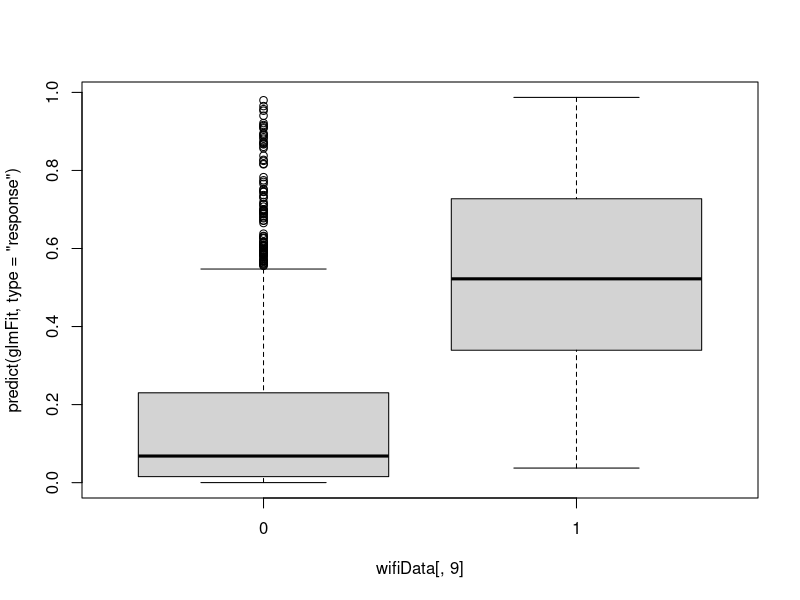
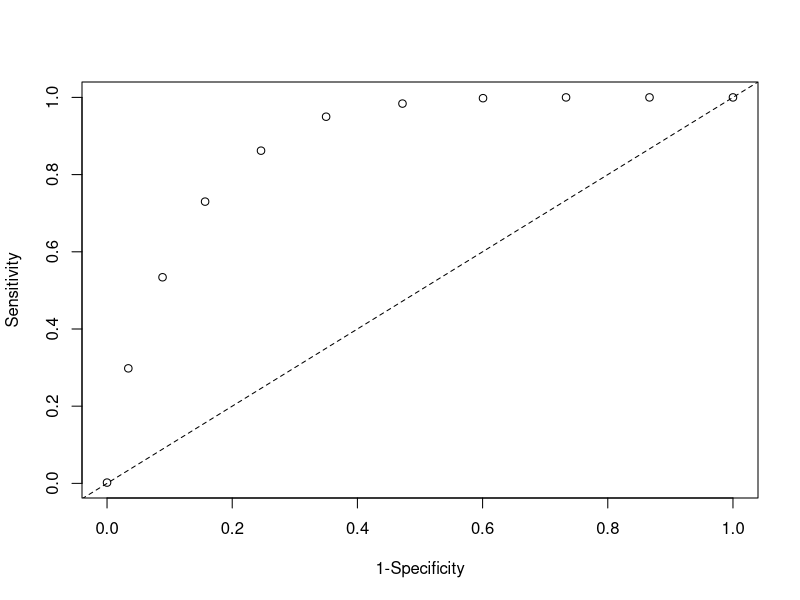
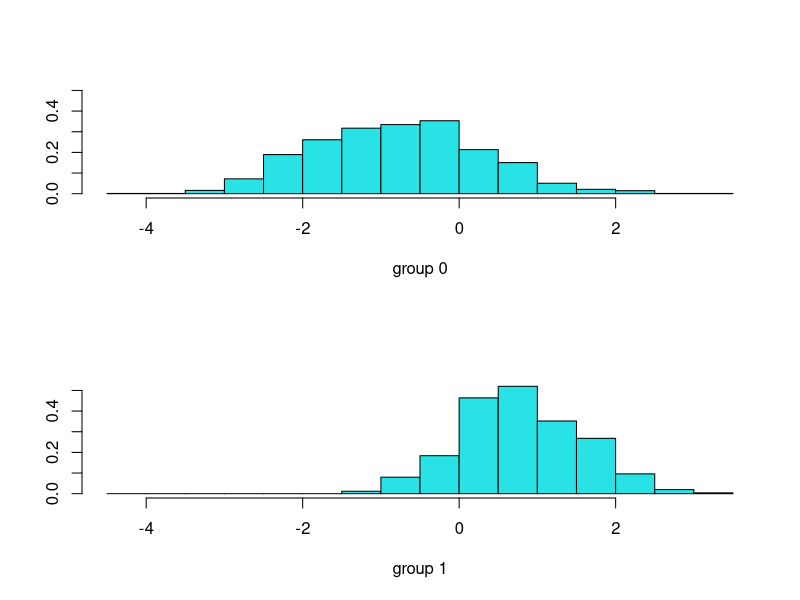
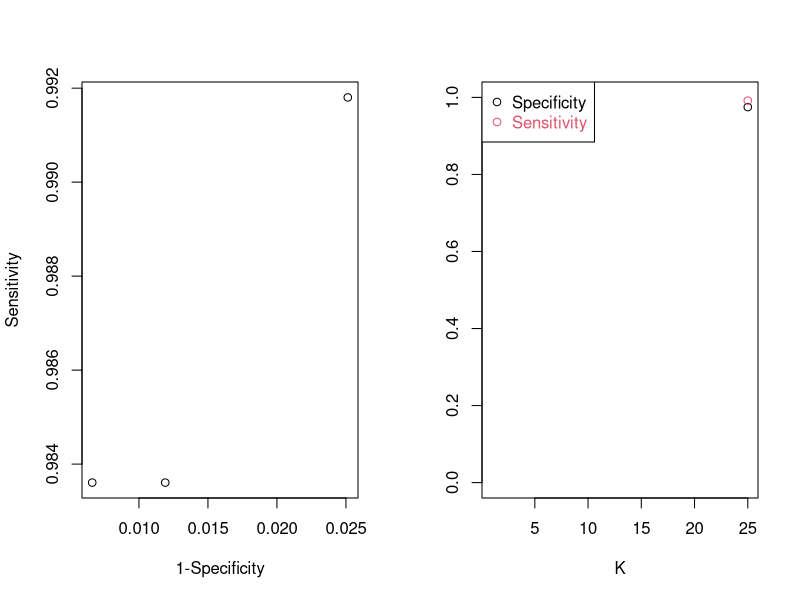
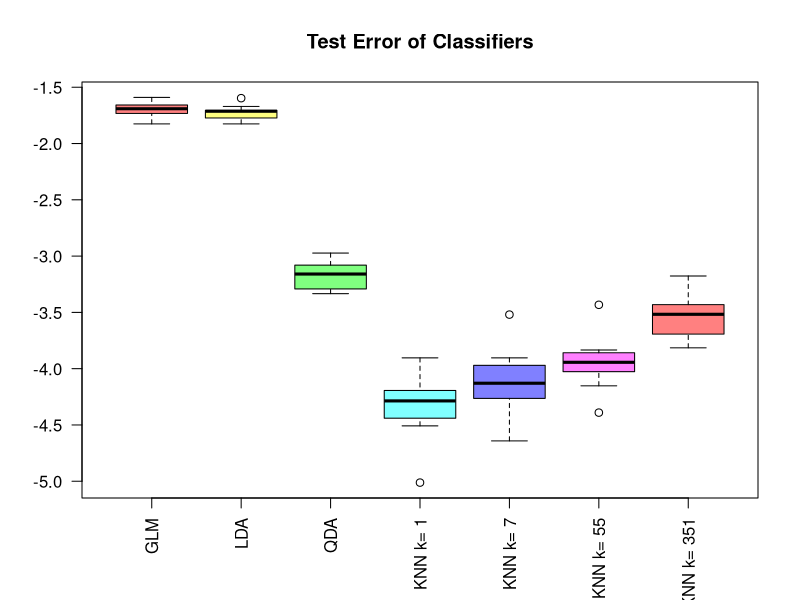
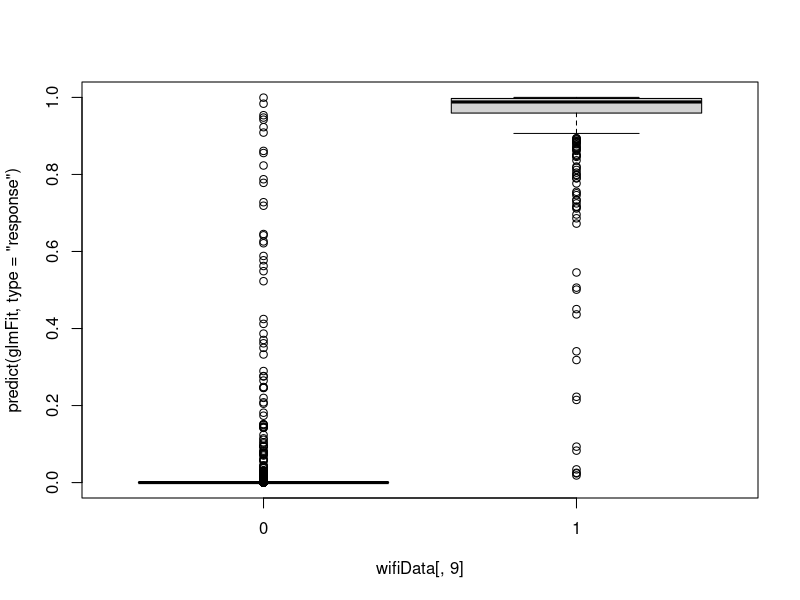
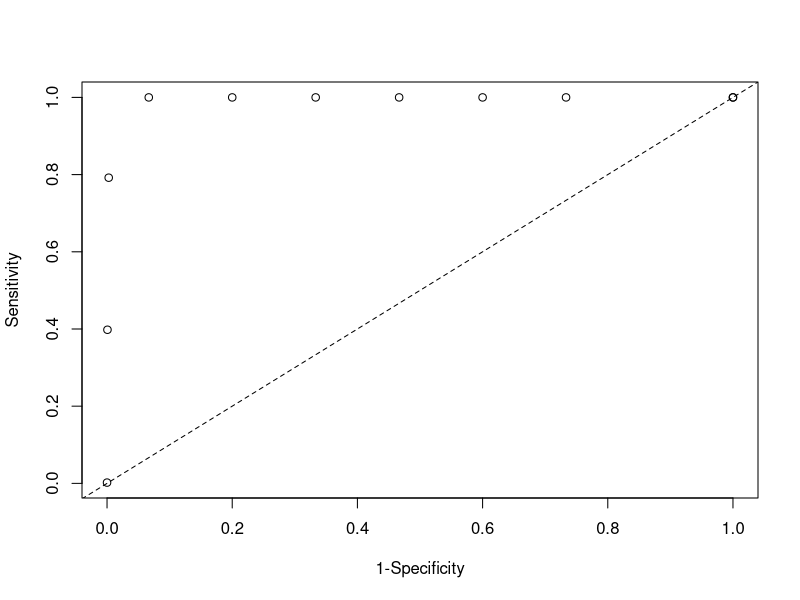
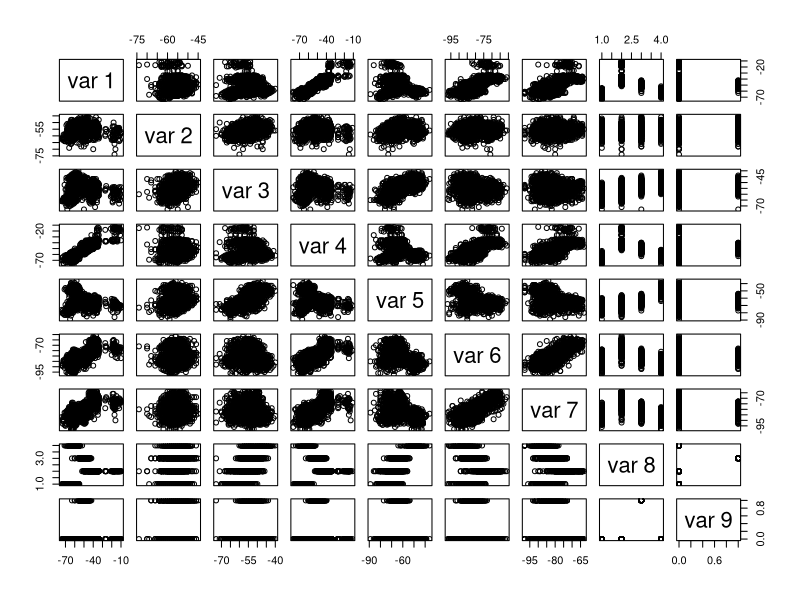

The R source for these figures, in order:
## ---- chunk 1
library(MASS)
library(class)
library(ggplot2)
library(e1071)

# Incurs a compiler error
# library("kknn")
knitr::opts_chunk$set(echo = TRUE)
## ---- chunk 2
library(MASS)
# An extra boolean column has been added to mark location=3 true or false (0, 1)
wifiData = matrix(scan("wifi_localization.txt"), ncol = 9, byrow = TRUE)

# Plot to pdf, so we can zoom in SVG
pdf("wifidata-pairs.pdf")
pairs(wifiData)

# Go back to default graphics device
dev.off()
## ---- chunk 3
glmFit <- glm(V9~.,data=as.data.frame(wifiData),family=binomial)
summary(glmFit)
# p<0.05 in randomized data:
# pTmp <- NULL
# for ( iSim in 1:1000 ) {
#   wTmp <- wifiData
#   wTmp[,9] <- sample(wTmp[,9])
#   glmSim <- glm(V9~.,data=as.data.frame(wTmp),family=binomial)
#   pTmp <- rbind(pTmp,summary(glmSim)$coefficients[-1,"Pr(>|z|)"])
# }
# dim(pTmp)
# sum(pTmp<0.05)/prod(dim(pTmp))
# sum(apply(pTmp,1,min)<0.05)/nrow(pTmp)
# sum(pTmp<0.03)/prod(dim(pTmp))
# sum(apply(pTmp,1,min)<0.03)/nrow(pTmp)
## ---- chunk 4
boxplot(predict(glmFit,type="response")~wifiData[,9])
quantile(predict(glmFit,type="response"))
table(wifiData[,9],c("loc 3","loc not 3")[1+(predict(glmFit)>0.0)])
tblTmp <- table(wifiData[,9],c("loc 3","loc not 3")[1+(predict(glmFit,type="response")>0.5)])
tblTmp
# sensitivity for predicting "loc 3":
tblTmp[2,2] / sum(tblTmp[2,])
# specificity for predicting "loc not 3":
tblTmp[1,1] / sum(tblTmp[1,])
rocDatTmp <- NULL

for ( qTmp in quantile(predict(glmFit,type="response"),(0:10)/10) ) {
  tblTmp <- table(wifiData[,9], factor(c("loc 3", "loc not 3")[1+(predict(glmFit, type="response")>=qTmp)], c("loc 3", "loc not 3")))
  cat(qTmp,tblTmp[2,2] / sum(tblTmp[2,]),tblTmp[1,1] / sum(tblTmp[1,]),fill=TRUE)
  rocDatTmp <- rbind(rocDatTmp,c(1-tblTmp[1,1] / sum(tblTmp[1,]),tblTmp[2,2] / sum(tblTmp[2,])))
}
plot(rocDatTmp,ylab="Sensitivity",xlab="1-Specificity")
abline(0,1,lty=2)
## ---- chunk 5
wifiLDA <- lda(V9~.,data=as.data.frame(wifiData))
plot(wifiLDA)
tblTmp <- table(wifiData[,9], predict(wifiLDA, newdata=as.data.frame(wifiData))$class)
tblTmp[2,2] / sum(tblTmp[2,])
tblTmp[1,1] / sum(tblTmp[1,])
## ---- chunk 6
table(wifiData[,9], c(0,1)[1 + (predict(wifiLDA, newdata=as.data.frame(wifiData), type="response")$x > quantile(predict(wifiLDA, type="response")$x, 0.85))])
## ---- chunk 7
library(MASS)
# debug(qda)
wifiDataFrame <- as.data.frame(wifiData)
colnames(wifiDataFrame) = c("V1","V2","V3","V4","V5","V6","V7","V8","V9")
wifiQDA <- qda(V9~., data=wifiDataFrame[,-8])
# plot(wifiQDA)
tblTmp <- table(wifiData[,9], predict(wifiQDA, newdata=as.data.frame(wifiData))$class)
tblTmp[2,2] / sum(tblTmp[2,])
tblTmp[1,1] / sum(tblTmp[1,])
## ---- chunk 8
##?knn
trainIds = sample(1:nrow(wifiData), 1000);
testIds = sample(1:nrow(wifiData), 1000);
wifiKNN <- knn(train = as.matrix(wifiData[trainIds,]), test = as.matrix(wifiData[testIds,]), cl = as.matrix(wifiData[trainIds,9]), k = 1)
tblTmp <- table(wifiData[testIds,9], wifiKNN)
tblTmp
tblTmp[2,2] / sum(tblTmp[2,])
tblTmp[1,1] / sum(tblTmp[1,])
# KNN on all useable attributes:
wifiDataScaled <- wifiData
wifiDataScaled <- scale(wifiDataScaled)

rocDatTmp <- NULL
for ( kTmp in c(1, 5, 25) ) {
  #knnTmp <- knn(train = as.matrix(wifiData[,1:7]), test = as.matrix(wifiData[,1:7]), cl = wifiData[,9], k=kTmp)
  knnTmp <- knn(train = as.matrix(wifiData[trainIds,]), test = as.matrix(wifiData[testIds,]), cl = as.matrix(wifiData[trainIds,9]), k = kTmp)
  tblTmp <- table(wifiData[testIds,9], knnTmp)
  print(paste0("K = ", kTmp))
  print(tblTmp)
  rocDatTmp <- rbind(rocDatTmp, c(kTmp, 1-tblTmp[1,1] / sum(tblTmp[1, ]), tblTmp[2, 2] / sum(tblTmp[2, ])))
}
old.par <- par(mfrow=c(1,2))
plot(rocDatTmp[,-1],xlab="1-Specificity",ylab="Sensitivity")
abline(0,1,lty=2)
plot(rocDatTmp[,1],1-rocDatTmp[,2],xlab="K",ylab="",ylim=c(0,1))
points(rocDatTmp[,1],rocDatTmp[,3],col=2)
legend("topleft",c("Specificity","Sensitivity"),col=1:2,pch=1,text.col=1:2)
par(old.par)
## ---- chunk 9
# table(wifiData[,9], c(0,1)[1 + (predict(wifiKNN, newdata=as.data.frame(wifiData), type="response")$x > quantile(predict(wifiKNN, type="response")$x, 0.85))])
## ---- chunk 10

iTries = 10
# myDf = data.frame(iTries, c("GLM", "LDA", "QDA"))

myColnames = c("#", "GLM", "LDA", "QDA")

kVals = c(1,7,55,351)
myMatrix = matrix(nrow=iTries, ncol = length(myColnames) + length(kVals))

for ( iTry in 1:iTries ) {
  
  # Generate training and test samples
  trainIdx <- sample(nrow(wifiData),nrow(wifiData),replace=TRUE)
  wTrain <- wifiData[trainIdx,]
  wTrainFrame <- as.data.frame(wTrain)
  wTest <- wifiData[-trainIdx,]
  
  # Model
  glmTry <- glm(V9~.,data=as.data.frame(wTrain),family=binomial)
  ldaTry <- lda(V9~.,data=as.data.frame(wTrain))
  colnames(wTrainFrame) = c("V1","V2","V3","V4","V5","V6","V7","V8","V9")
  colnames(wTest)       = c("V1","V2","V3","V4","V5","V6","V7","V8","V9")
  qdaTry <- qda(V9~.,data=wTrainFrame[,-8])
  # nbTry <- naiveBayes(V9~.,data=as.data.frame(wTrain))
  # nbTry <- naiveBayes(V9~.,data=wTrainFrame[,-8])
 
  # FIXME: 
  #   * use kVals = c(1,7,55,351), instead of hard-coding
  #   * fix packages.install(kknn) compiler error
  # kknnTry1 <- kknn(V9~.,data=wTrainFrame[,-8], k = 1)
  # kknnTry7 <- kknn(V9~.,data=wTrainFrame[,-8], k = 7)
  # kknnTry55 <- kknn(V9~.,data=wTrainFrame[,-8], k = 55)
  # kknnTry351 <- kknn(V9~.,data=wTrainFrame[,-8], k = 351)
  
  # Predict
  glmTestRes     <- as.numeric(predict(glmTry,newdata=as.data.frame(wTest),type="response")>0.5)
  ldaTestRes     <- predict(ldaTry,newdata=as.data.frame(wTest))$class
  qdaTestRes     <- predict(qdaTry,newdata=as.data.frame(wTest))$class
  # nbTestRes      <- predict(nbTry,newdata=as.data.frame(wTest))$class
  # kknnTestRes1   <- predict(kknnTry1,newdata=as.data.frame(wTest))$class
  # kknnTestRes7   <- predict(kknnTry7,newdata=as.data.frame(wTest))$class
  # kknnTestRes55  <- predict(kknnTry55,newdata=as.data.frame(wTest))$class
  # kknnTestRes351 <- predict(kknnTry351,newdata=as.data.frame(wTest))$class
 
  # Tabulate
  tblTstglm     <- table(wTest[,9],glmTestRes)
  tblTstLDA     <- table(wTest[,9],ldaTestRes)
  tblTstQDA     <- table(wTest[,9],qdaTestRes)
  # tblTstNb      <- table(wTest[,9],nbTestRes)
  # tblTstKknn1   <- table(wTest[,9],kknnTestRes1)
  # tblTstKknn7   <- table(wTest[,9],kknnTestRes7)
  # tblTstKknn55  <- table(wTest[,9],kknnTestRes55)
  # tblTstKknn351 <- table(wTest[,9],kknnTestRes351)
 
  # GLM, LDA, and QDA
  myRow = c( iTry,
             1 - (sum(diag(tblTstglm))     / sum(tblTstglm)),
             1 - (sum(diag(tblTstLDA))     / sum(tblTstLDA)),
             1 - (sum(diag(tblTstQDA))     / sum(tblTstQDA))
             # 1 - (sum(diag(tblTstNb))      / sum(tblTstNb))
             # 1 - (sum(diag(tblTstKknn1))   / sum(tblTstKknn1)),
             # 1 - (sum(diag(tblTstKknn7))   / sum(tblTstKknn7)),
             # 1 - (sum(diag(tblTstKknn55))  / sum(tblTstKknn55)),
             # 1 - (sum(diag(tblTstKknn351)) / sum(tblTstKknn351)),
  );
 
  # KNN is special
  for ( kTmp in kVals ) {
    knnTestRes <- knn(train = as.matrix(wTrain), test = as.matrix(wTest), cl = as.matrix(wTrain[,9]), k = kTmp)
    tblTstKnn <- table(wTest[,9], knnTestRes)
    myRow <- append(myRow, c( 1 - (sum(diag(tblTstKnn)) / sum(tblTstKnn) )))
  }

  myMatrix[iTry,] = myRow
}

colnames(myMatrix) <- c(myColnames, sapply(kVals, function(x) { paste("KNN k=",x); } ))
#rownames(myMatrix) <- c(1:iTries)
#rownames(myMatrix) <- c(1,2,3,4,5,6,7,8,9,10)
rownames(myMatrix) <- 1:iTries;

# library(knitr)
print("Test error rates:\n")

boxplot(log(myMatrix[,-1]), las=2, col=rainbow(6, s=0.5), main="Test Error of Classifiers")

myMatrix

# Throws knit error
# %>%
#   kable() %>%
#   kable_styling()

# myDf <- as.data.frame(myMatrix)
# colnames(myDf) <- colnames(c("#", "GLM", "LDA", "QDA"))
# rownames(myDf) <- rownames(1:iTries)
# kable(myDf)
## ---- chunk 11

# FIXME

# nb.fit=naiveBayes(Y~X,data=data.frame(Y=y1,X=x1))
# colnames(wTrainFrame) = c("V1","V2","V3","V4","V5","V6","V7","V8","V9")
# nb.fit=naiveBayes(V9~.,data=wTrainFrame[,-8])

# nbTestRes <- predict(nb.fit, newdata=wTest[,9])
# tblTstNb <- table(wTest[,9], nbTestRes)

# predict(nb.fit,newdata=wTest[,9],type="raw")
# 
# plot ( x1, ifelse ( y1 == "A", 0, 1 ), col = ifelse ( y1 ==  "A",  "lightblue",  "orange" ), pch = 19 ) 
# # theoretical probability of B, TRUTH ( dashed ) : 
# points ( xx, exp (-((xx - 2)^2) / 2 ) * 0.75 / ( exp(-((xx - 2)^2) / 2) * 0.75 + exp ( (-xx^2) / 2 ) * 0.25 ), type =  'l', col = 'red', lwd = 2, lty = 2 ) 
# 
# # predicted prob.
# points ( xx, predict ( nb.fit, newdata = data.frame ( X = xx ), type = "raw" )[,2], col = 'red', type =  'l')

## ---- chunk 12
# glmFit <- glm(V9~.,data=as.data.frame(wifiData),family=binomial)

# Add all pair-wise interaction terms
glmFit <- glm(V9 ~ V1 + V1:V2 + V1:V3 + V1:V4 + V1:V5 + V1:V7 + V2:V5 + V2:V7 + V3:V4 + V3:V5 + V3:V7 + V5:V6,data=as.data.frame(wifiData),family=binomial)
summary(glmFit)

boxplot(predict(glmFit,type="response")~wifiData[,9])
quantile(predict(glmFit,type="response"))
table(wifiData[,9],c("loc 3","loc not 3")[1+(predict(glmFit)>0.0)])
tblTmp <- table(wifiData[,9],c("loc 3","loc not 3")[1+(predict(glmFit,type="response")>0.5)])
# tblTmp
# sensitivity for predicting "loc 3":
tblTmp[2,2] / sum(tblTmp[2,])
# specificity for predicting "loc not 3":
tblTmp[1,1] / sum(tblTmp[1,])
rocDatTmp <- NULL

for ( qTmp in quantile(predict(glmFit,type="response"),(0:10)/10) ) {
  tblTmp <- table(wifiData[,9], factor(c("loc 3", "loc not 3")[1+(predict(glmFit, type="response")>=qTmp)], c("loc 3", "loc not 3")))
  cat(qTmp,tblTmp[2,2] / sum(tblTmp[2,]),tblTmp[1,1] / sum(tblTmp[1,]),fill=TRUE)
  rocDatTmp <- rbind(rocDatTmp,c(1-tblTmp[1,1] / sum(tblTmp[1,]),tblTmp[2,2] / sum(tblTmp[2,])))
}
plot(rocDatTmp,ylab="Sensitivity",xlab="1-Specificity")
abline(0,1,lty=2)
